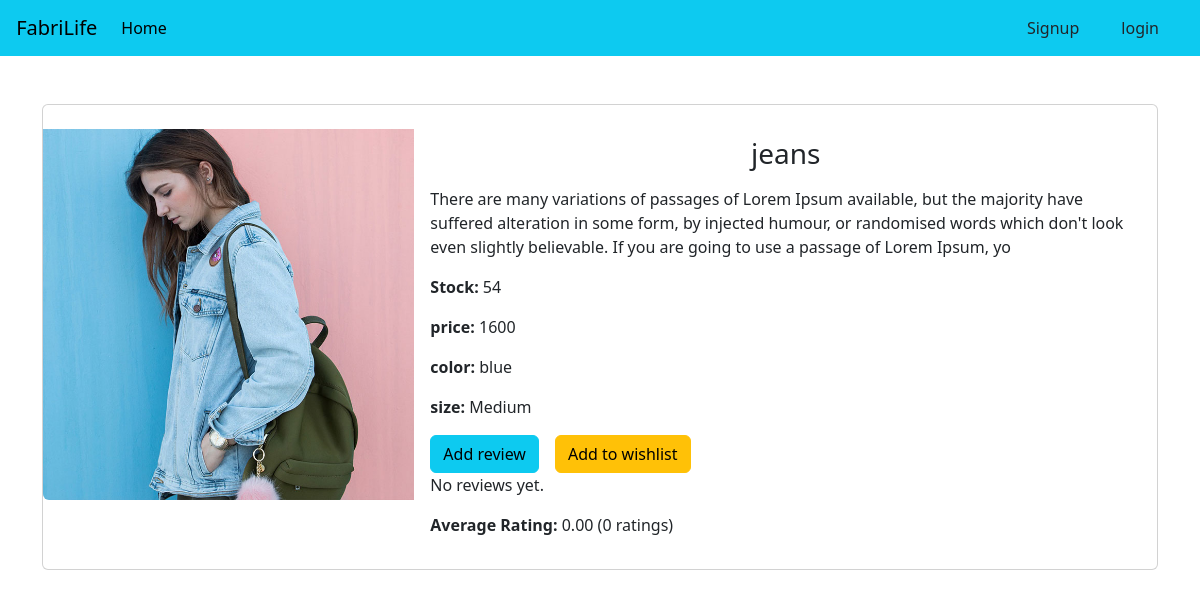
Page /11 on the committed database.
### product/models.py (models this page shows, shortened)
class Product(models.Model):
    category = models.ForeignKey(Category,on_delete=models.CASCADE)
    product_name = models.CharField(max_length=100,unique=True)
    slug = models.SlugField(max_length=100,unique=True)
    description = models.TextField(max_length=255,blank=True)
    price = models.IntegerField()
    image = models.ImageField(upload_to='photos/product')
    stock = models.IntegerField()
    size = models.CharField(max_length=15,default='Medium')
    color = models.CharField(max_length=20,null=True)
    is_available = models.BooleanField(default=True)
    average_rating = models.DecimalField(max_digits=3, decimal_places=2, default=0.00)
    total_ratings = models.PositiveIntegerField(default=0)

### product/views.py (the view)
# urls.py: path('<int:product_id>',views.details,name='details'),
def details(request,product_id):
    product = get_object_or_404(Product,pk=product_id)
    reviews = Review.objects.filter(product=product)
    average_rating = product.average_rating
    total_ratings = product.total_ratings
    if request.method == 'POST':
        form = ReviewForm(request.POST)
        if form.is_valid():
            review = form.save(commit=False)
            review.product = product
            review.user = request.user
            review.save()
            Product.update_average_rating()
            return redirect('detail', product_id=product.id)
    else:
        form = ReviewForm()
    return render(request, 'details.html', {'product': product, 'reviews': reviews, 'average_rating': average_rating, 'total_ratings': total_ratings, 'form': form})

### product/templates/details.html
{% extends "base.html" %}
{% block body %}
<div class="card mb-3" >
  <div class="row g-0">
    <div class="col-md-4">
      <img src="{{product.image.url}}" class="img-fluid rounded-start pt-4" alt="...">
    </div>
    <div class="col-md-8">
      <div class="card-body ">
        <h5 class="card-title fs-3 text-center my-3">{{product.product_name}}</h5>
        <p class="card-text">{{product.description}}</p>
        <p class="card-text"><b>Stock: </b>{{product.stock}}</p>
        <p class="card-text"><b>price: </b>{{product.price}}</p>
        <p class="card-text"><b>color: </b>{{product.color}}</p>
        <p class="card-text"><b>size: </b>{{product.size}}</p>
        <div class="d-flex gap-3">
          <a href="{% url 'review' product.id %}" class="btn btn-info">Add review</a>
        <a href="{% url 'add_to_wishlist' product.id %}" class="btn btn-warning">Add to wishlist</a>
        </div>
        {% for review in reviews %}
        <li>
            <strong>Rating:</strong> {{ review.rating }}<br>
            <strong>Comment:</strong> {{ review.comment }}
        </li>
        {% empty %}
        <p>No reviews yet.</p>
    {% endfor %}
    <p><strong>Average Rating:</strong> {{ average_rating }} ({{ total_ratings }} ratings)</p>
      </div>
    </div>
  </div>
</div>
{% endblock body %}

### rows in the picture
Product: image (picture), product_name "jeans", description "There are many variations of passages of Lorem Ipsum available, but the majority have suffered alteration in some form, by injected humour, or randomised words which don't look even slightly believable. If you are going to use a passage of Lorem Ipsum, yo", stock "54", price "1600", color "blue", size "Medium", average_rating "0.00"

### other values in the picture
{{ total_ratings }} "0"
